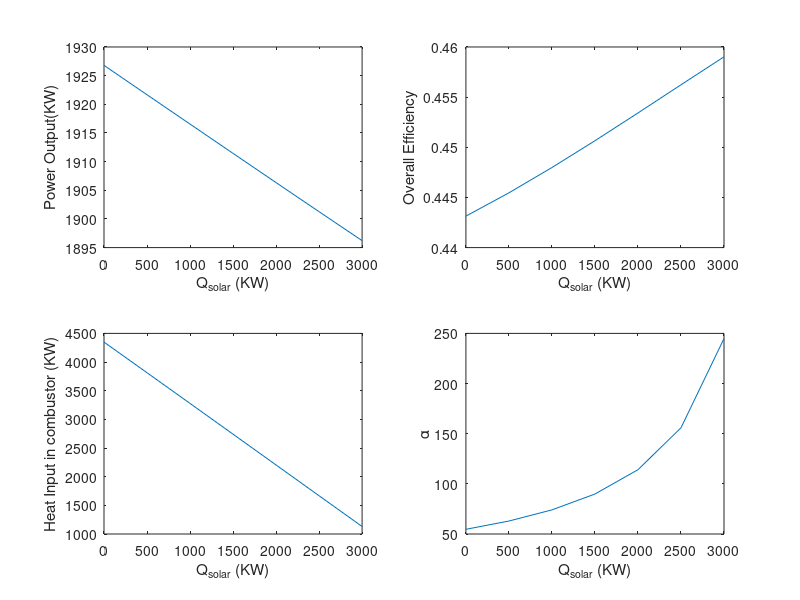

Recreate this plot in MATLAB.
function [Power, Heat, T5_f, alpha, W_c, W_t, n_comp,T3, T2_r,cp_23]= task_5(~)
Qs= [0,500,1000,1500,2000,2500,3000];
gamma= 0.25;
P1= 101;
T1=298;
P2=500;
T4=1600;
alpha_stoich = 4.76*(2+3*gamma);
eff_comp=0.85;
eff_turb=0.85;
eps_regen=0.75;
for l = 1:length(Qs)
    i = 1;
    T5_f(1,l) =1000;
alpha(1,l) = alpha_stoich;
while i<4
    m_prod(i,l) = 28.014*3.76*alpha(i,l)/4.76 + 15.9999*2 *(alpha(i,l)/4.76 - 3*gamma -2)+18.01528*(2+2*gamma)+44.01*(1+2*gamma);
    m_air = 6;
    n_dot_air(i,l)= m_air/28.97;
    n_prod(i,l) = 3.76*alpha(i,l)/4.76 + (alpha(i,l)/4.76 - 3*gamma -2)+(2+2*gamma)+(1+2*gamma);
    n_dot_prod(i,l)= m_air/(m_prod(i,l)/n_prod(i,l));
    [T2_final(i,l),W(i,l),cp_2(i,l)] = task_2(T1,P1,P2,eff_comp,1900);
    [T5_f(i+1,l), W_5(i,l),cp_5(i,l)] =task_2a(T4,P1,P2, eff_turb,T5_f(i,l), gamma,alpha(i,l));
    T_avg_25= 0.5*(T2_final(i,l)+T5_f(i,l));
    [y_h20(i,l), y_co2(i,l), y_n2(i,l), y_o2(i,l), cp_prod(i,l), cp_air(i,l)] = task_3(T_avg_25, gamma,alpha(i,l));
    ncp_min = min(cp_prod(i,l)*n_dot_prod(i,l), cp_air(i,l)*n_dot_prod(i,l));
    T2_r(i,l) = T2_final(i,l)+ (ncp_min* eps_regen* (T5_f(i,l)- T2_final(i,l)))/(n_dot_air(i,l)*cp_air(i,l));
     %disp(i);
     %disp(n_dot_air(i,l));
    %[T3(i,l), cp_23(i,l)] = root_finder(Qs(l),T2_r(i,l),n_dot_air(i,l));
    cp_23(i,l) = 28.11+ 0.1967*10^(-2)*((T2_r(i,l))) + 0.4802*10^(-5)*((T2_r(i,l)))^2 - 1.966*10^(-9)*((T2_r(i,l)))^3;
    T3(i,l) = Qs(l)/(n_dot_air(i,l)*cp_23(i,l))+T2_r(i,l);
    i = i+1;
    alpha(i,l)= task_1(T4, T3(i-1,l), gamma);
end
alpha_f(1,l) = alpha(3,l);
W_t(1,l) = n_dot_prod(3,l)*cp_5(3,l)*(T4-T5_f(3,l));
W_c(1,l) = n_dot_air(3,l)*cp_2(3,l)*(T2_final(3,l)-T1);
Power(1,l)= n_dot_prod(3,l)*cp_5(3,l)*(T4-T5_f(3,l))- n_dot_air(3,l)*cp_2(3,l)*(T2_final(3,l)-T1);
[~, ~, ~, ~, cp_burn, ~] = task_3(.5*(T3(i-1,l)+T4), gamma,alpha(3,l));
Heat(1,l) =(n_dot_prod(3,l)*cp_burn*(T4-T3(i-1,l)));
n_comp(1,l) = (n_dot_prod(3,l)*cp_5(3,l)*(T4-T5_f(3,l))- n_dot_air(3,l)*cp_2(3,l)*(T2_final(3,l)-T1))/(Heat(1,l)+Qs(l));
end
subplot(2,2,1)
plot(Qs, Power )
xlabel('Q_{solar} (KW)')
ylabel('Power Output(KW)')
subplot(2,2,3)
plot(Qs, Heat)
xlabel('Q_{solar} (KW)')
ylabel('Heat Input in combustor (KW)')
subplot(2,2,2)
plot(Qs, n_comp)
xlabel('Q_{solar} (KW)')
ylabel('Overall Efficiency')
subplot(2,2,4)
plot(Qs, alpha_f)
xlabel('Q_{solar} (KW)')
ylabel('{\alpha}')

end

function [T2_f, W,cp] =task_2(T1,P1,P2, eta_comp, T_guess)

%guess T2=T2_g to be average, Tf was taken from task 1 
T2_g=T_guess;
R=8.314;

err=1; 
while err >0.2
    T_avg = 0.5*(T1+T2_g);
    cp = 28.11+ 0.1967*10^(-2)*(T_avg) + 0.4802*10^(-5)*(T_avg)^2 - 1.966*10^(-9)*(T_avg)^3;
    cv = cp-R;
    k= cp/cv;
    %first T2 to calculate difference
    T2 = T1* (1+((P2/P1)^((k-1)/k) -1)/eta_comp);
    %try to get second T2 for difference calculation
    T_avg_1 =  0.5*(T1+T2); 
    cp_1 = 28.11+ 0.1967*10^(-2)*( T_avg_1) + 0.4802*10^(-5)*( T_avg_1)^2 - 1.966*10^(-9)*( T_avg_1)^3;
    cv_1 = cp_1-R;
    k_1= cp_1/cv_1;
    T2_1 = T1* (1+((P2/P1)^((k_1-1)/k_1) -1)/eta_comp);
    err= abs(T2-T2_1);  
    if  err <= 0.2
        break 
    else 
        T2_g = T2; 
    end 
end
T2_f = T2_g;
H2= 0 + cp * (T2_f-T1)/(28.97);
%W=H2-H1, and H1=0
W=H2;

end
function [T2_f, W,cp] =task_2a(T1,P1,P2, eta_comp, T_guess, gamma,alpha)
%guess T2=T2_g to be average, Tf was taken from task 1 
T2_g=T_guess;
R=8.314;

err=1; 
while err >0.2
    T_avg = 0.5*(T1+T2_g);
    [~, ~, ~, ~, cp_prod, ~] = task_3(T_avg, gamma,alpha);
    cp = cp_prod;
    cv = cp-R;
    k= cp/cv;
    %first T2 to calculate difference
    T2 = T1* (1+((P1/P2)^((k-1)/k) -1)*eta_comp);
    err= abs(T2-T2_g);  
    if  err <= 0.2
        break 
    else 
        T2_g = T2; 
    end 
end
T2_f = T2_g;
H2= 0 + cp * (T1-T2_f)/(28.97);
%W=H2-H1, and H1=0
W=H2;

end


function [y_h20, y_co2, y_n2, y_o2, cp_prod, cp_air] = task_3(Tp, gamma,alpha)

%based on the equation given on page1 
n_ex = (3.76*alpha/4.76) + (alpha/4.76-3*gamma-2) + (2+2*gamma) + (1+2*gamma);
y_h20 = (2+2*gamma) / n_ex;
y_co2 = (1+2*gamma)/ n_ex;
y_n2 = (3.76*alpha/4.76)/ n_ex;
y_o2 = (alpha/4.76-3*gamma-2) / n_ex;

%cp of each product
cp_o2 = 25.48 + 1.520*10^(-2)*Tp - 0.7155*10^(-5)*(Tp)^2 + 1.312*10^(-9)*(Tp)^3;
cp_h20 = 32.24 + 0.1923*10^(-2)*Tp + 1.0551*10^(-5)*(Tp)^2 - 3.595*10^(-9)*(Tp)^3; 
cp_co2 = 22.26 + 5.981*10^(-2)*Tp - 3.501*10^(-5)*(Tp)^2 + 7.469*10^(-9)*(Tp)^3;
cp_n2 = 28.9 - 0.1571*10^(-2)*Tp + 0.8081*10^(-5)*(Tp)^2 - 2.873*10^(-9)*(Tp)^3;

%cp of whole product 
cp_prod = y_h20*cp_h20 + y_co2*cp_co2 + y_n2*cp_n2 + y_o2*cp_o2; 
cp_air = 28.11+ 0.1967*10^(-2)*( Tp) + 0.4802*10^(-5)*( Tp)^2 - 1.966*10^(-9)*( Tp)^3;
end

function [alpha] = task_1(Tp, Tr, gamma)


%the heat of formation from table, [kJ/kmol]
h0_c3h8 =-103850;
h0_ch4 = -74850; 
h0_o2 = 0; 
h0_h2o = -241820; 
h0_co2 = -393520; 
h0_n2 = 0;

%specific heat from table, [kJ/kmol*K]
T_avg = 0.5 * (Tr+Tp);
cp_c3h8 = -4.04 + 30.48*10^(-2)*T_avg - 15.72*10^(-5)*(T_avg)^2 + 31.74*10^(-9)*(T_avg)^3;
cp_ch4 = 19.89 + 5.024*10^(-2)*T_avg +1.269*10^(-5)*(T_avg)^2 - 11.01*10^(-9)*(T_avg)^3; 
cp_o2 = 25.48 + 1.520*10^(-2)*T_avg - 0.7155*10^(-5)*(T_avg)^2 + 1.312*10^(-9)*(T_avg)^3;
cp_h2o = 32.24 + 0.1923*10^(-2)*T_avg + 1.055*10^(-5)*(T_avg)^2 - 3.595*10^(-9)*(T_avg)^3; 
cp_co2 = 22.26 + 5.981*10^(-2)*T_avg - 3.501*10^(-5)*(T_avg)^2 + 7.469*10^(-9)*(T_avg)^3;
cp_n2 = 28.9 - 0.1571*10^(-2)*T_avg + 0.8081*10^(-5)*(T_avg)^2 - 2.873*10^(-9)*(T_avg)^3;

%enthalpy 
h_c3h8 =h0_c3h8 + cp_c3h8 *(Tr-298.15);
h_ch4 = h0_ch4 + cp_ch4  * (Tr-298.15); 
h_o2_i = h0_o2 + cp_o2 * (Tr-298.15);
h_o2_o = h0_o2 + cp_o2 * (Tp-298.15);
h_h2o = h0_h2o + cp_h2o * (Tp-298.15); 
h_co2 = h0_co2 + cp_co2 * (Tp-298.15);
h_n2_i = h0_n2 + cp_n2 * (Tr-298.15);
h_n2_o = h0_n2 + cp_n2 * (Tp-298.15);

alpha = 4.76*(-gamma*h_c3h8 - (1-gamma)*h_ch4 - (3*gamma+2)*h_o2_o + (2+2*gamma)*h_h2o + (1+2*gamma)*h_co2)/(h_o2_i + 3.76*h_n2_i - 3.76*h_n2_o - h_o2_o);

end 

